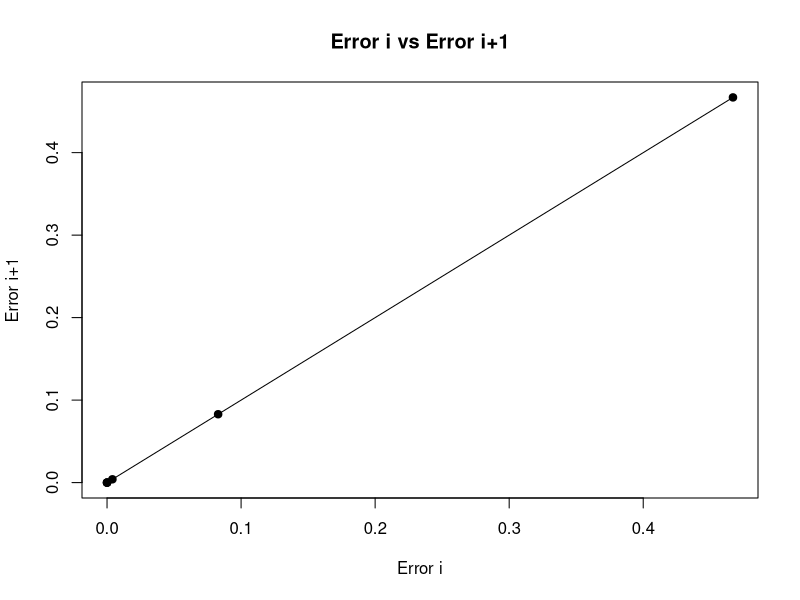
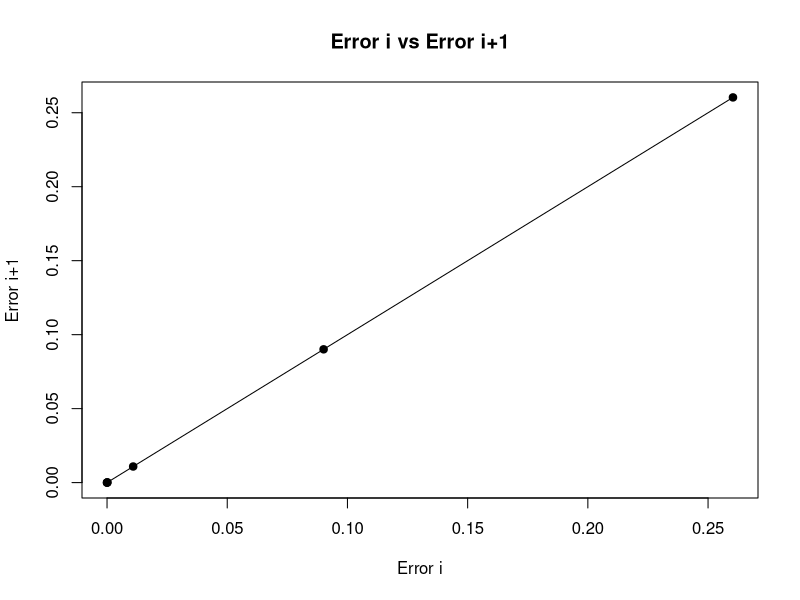

Reproduce these figures in R, in order.
newton1 = function(f, fp, x0, tol, maxiter){ 
  k=0
  r2 = 1.638528422
  array1 <- c()
  dx = 0
  array2 <- c(dx)
# Imprimir estado
cat("---------------------------------------------------------------------------\n") 
cat(formatC( c("x_k"," f(x_k)","Error est."), width = -20, format = "f", flag = " "), "\n") 
cat("---------------------------------------------------------------------------\n")
  repeat{
    correccion = f(x0)/fp(x0)
    x1 = x0 - correccion
    da = dx
    dx = abs(x1-x0)
    array1 <- c(array1,da)
    array2 <- c(array2,dx)
    # Imprimir iteraciones
    cat(formatC( c(x1 ,f(x1), dx), digits=15, width = -15, format = "f", flag = " "), "\n") 
    x0 = x1
    k = k+1
    # until
    if(dx <= tol || k > maxiter ) break;
  }
  cat("---------------------------------------------------------------------------\n") 
  if(k > maxiter){
    cat("Se alcanzó el máximo número de iteraciones.\n")
    cat("k = ", k, "Estado: x = ", x1, "Error estimado <= ", correccion) } 
  else {
      cat("k = ", k, " x = ", x1, " f(x) = ", f(x1), " Error estimado <= ", correccion) 
      array1 <- c(array1,dx)
      plot(array2,array1,
           pch = 19,
           main = "Error i vs Error i+1",
           xlab = "Error i",
           ylab = "Error i+1",
           type = "o")
  } 
}
## --- Pruebas
f  = function(x) exp(x)-pi*x
fp = function(x) exp(x)-pi
options(digits = 15)
newton1(f,fp, 0, 0.00000008, 30)
newton1(f,fp, 2, 0.00000008, 30)
